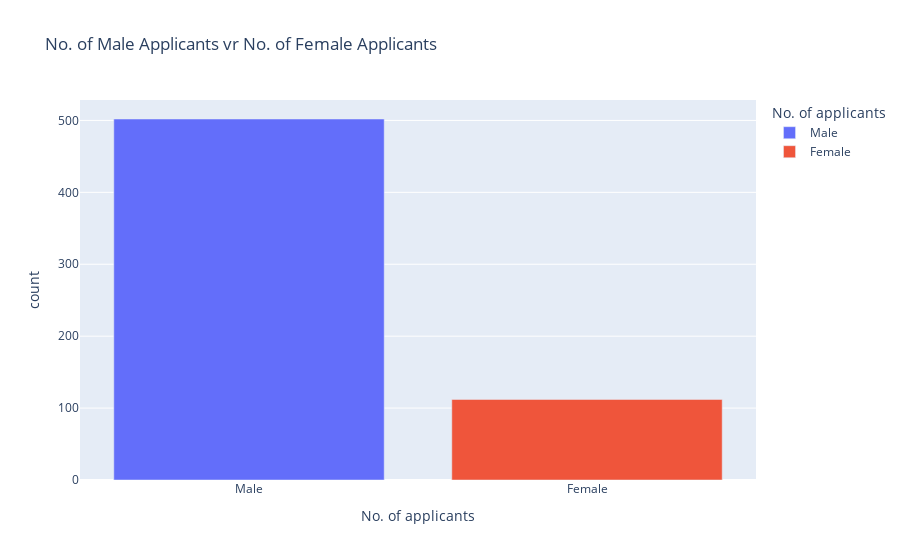

Write notebook code for a chart like this one.
### Code cell
g=pd.DataFrame()
l=data['Gender'].value_counts()

l=l.to_frame()
l.reset_index(inplace=True)
fig=px.bar(l,x='Gender',y='count',
          labels={'index':'Gender','Gender':'No. of applicants'},
          title='No. of Male Applicants vr No. of Female Applicants',
          color = 'Gender')

fig.show()

### Figure 1 — Plotly figure (JSON) as saved in the notebook; plotly's stock layout.template omitted (floating-point values rounded to 4 significant figures)
{"data": [{"alignmentgroup": "True", "hovertemplate": "No. of applicants=%{x}<br>count=%{y}<extra></extra>", "legendgroup": "Male", "marker": {"color": "#636efa", "pattern": {"shape": ""}}, "name": "Male", "offsetgroup": "Male", "orientation": "v", "showlegend": true, "textposition": "auto", "type": "bar", "x": ["Male"], "xaxis": "x", "y": [502], "yaxis": "y"}, {"alignmentgroup": "True", "hovertemplate": "No. of applicants=%{x}<br>count=%{y}<extra></extra>", "legendgroup": "Female", "marker": {"color": "#EF553B", "pattern": {"shape": ""}}, "name": "Female", "offsetgroup": "Female", "orientation": "v", "showlegend": true, "textposition": "auto", "type": "bar", "x": ["Female"], "xaxis": "x", "y": [112], "yaxis": "y"}], "layout": {"autosize": true, "barmode": "relative", "legend": {"title": {"text": "No. of applicants"}, "tracegroupgap": 0}, "title": {"text": "No. of Male Applicants vr No. of Female Applicants"}, "xaxis": {"anchor": "y", "autorange": true, "categoryarray": ["Male", "Female"], "categoryorder": "array", "domain": [0, 1], "range": [-0.5, 1.5], "title": {"text": "No. of applicants"}, "type": "category"}, "yaxis": {"anchor": "x", "autorange": true, "domain": [0, 1], "range": [0, 528.4], "title": {"text": "count"}, "type": "linear"}}}
